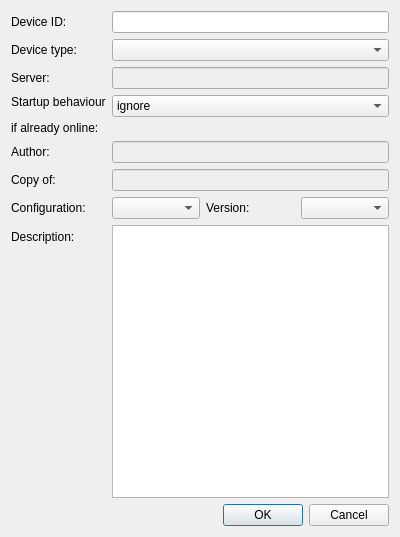
<?xml version="1.0" encoding="UTF-8"?>
<ui version="4.0">
 <class>Dialog</class>
 <widget class="QDialog" name="Dialog">
  <property name="geometry">
   <rect>
    <x>0</x>
    <y>0</y>
    <width>400</width>
    <height>537</height>
   </rect>
  </property>
  <property name="windowTitle">
   <string>Dialog</string>
  </property>
  <layout class="QVBoxLayout" name="verticalLayout">
   <item>
    <layout class="QFormLayout" name="formLayout">
     <item row="0" column="0">
      <widget class="QLabel" name="laTitle">
       <property name="text">
        <string>Device ID:</string>
       </property>
      </widget>
     </item>
     <item row="0" column="1">
      <widget class="QLineEdit" name="leTitle"/>
     </item>
     <item row="1" column="0">
      <widget class="QLabel" name="laClass">
       <property name="text">
        <string>Device type:</string>
       </property>
      </widget>
     </item>
     <item row="1" column="1">
      <widget class="QComboBox" name="cbClass"/>
     </item>
     <item row="2" column="0">
      <widget class="QLabel" name="laServerId">
       <property name="text">
        <string>Server:</string>
       </property>
      </widget>
     </item>
     <item row="2" column="1">
      <widget class="QLineEdit" name="leServerId">
       <property name="enabled">
        <bool>false</bool>
       </property>
      </widget>
     </item>
     <item row="3" column="0">
      <widget class="QLabel" name="laIfExists">
       <property name="text">
        <string>&lt;html&gt;&lt;head/&gt;&lt;body&gt;&lt;p&gt;Startup behaviour&lt;/p&gt;&lt;p&gt;if already online:&lt;/p&gt;&lt;/body&gt;&lt;/html&gt;</string>
       </property>
      </widget>
     </item>
     <item row="3" column="1">
      <widget class="QComboBox" name="cbIfExists">
       <item>
        <property name="text">
         <string>ignore</string>
        </property>
       </item>
       <item>
        <property name="text">
         <string>restart</string>
        </property>
       </item>
      </widget>
     </item>
     <item row="4" column="0">
      <widget class="QLabel" name="laAuthor">
       <property name="text">
        <string>Author:</string>
       </property>
      </widget>
     </item>
     <item row="4" column="1">
      <widget class="QLineEdit" name="leAuthor">
       <property name="enabled">
        <bool>false</bool>
       </property>
      </widget>
     </item>
     <item row="5" column="0">
      <widget class="QLabel" name="laCopyOf">
       <property name="text">
        <string>Copy of:</string>
       </property>
      </widget>
     </item>
     <item row="5" column="1">
      <widget class="QLineEdit" name="leCopyOf">
       <property name="enabled">
        <bool>false</bool>
       </property>
      </widget>
     </item>
     <item row="6" column="0">
      <widget class="QLabel" name="laConfig">
       <property name="text">
        <string>Configuration:</string>
       </property>
      </widget>
     </item>
     <item row="6" column="1">
      <layout class="QHBoxLayout" name="horizontalLayout">
       <item>
        <widget class="QComboBox" name="cbConfig"/>
       </item>
       <item>
        <widget class="QLabel" name="laVersion">
         <property name="text">
          <string>Version:</string>
         </property>
        </widget>
       </item>
       <item>
        <widget class="QComboBox" name="cbVersion"/>
       </item>
      </layout>
     </item>
     <item row="7" column="0">
      <widget class="QLabel" name="laDescription">
       <property name="text">
        <string>Description:</string>
       </property>
      </widget>
     </item>
     <item row="7" column="1">
      <widget class="QTextEdit" name="teDescription"/>
     </item>
    </layout>
   </item>
   <item>
    <widget class="QDialogButtonBox" name="buttonBox">
     <property name="orientation">
      <enum>Qt::Horizontal</enum>
     </property>
     <property name="standardButtons">
      <set>QDialogButtonBox::Cancel|QDialogButtonBox::Ok</set>
     </property>
    </widget>
   </item>
  </layout>
 </widget>
 <resources/>
 <connections>
  <connection>
   <sender>buttonBox</sender>
   <signal>accepted()</signal>
   <receiver>Dialog</receiver>
   <slot>accept()</slot>
   <hints>
    <hint type="sourcelabel">
     <x>248</x>
     <y>254</y>
    </hint>
    <hint type="destinationlabel">
     <x>157</x>
     <y>274</y>
    </hint>
   </hints>
  </connection>
  <connection>
   <sender>buttonBox</sender>
   <signal>rejected()</signal>
   <receiver>Dialog</receiver>
   <slot>reject()</slot>
   <hints>
    <hint type="sourcelabel">
     <x>316</x>
     <y>260</y>
    </hint>
    <hint type="destinationlabel">
     <x>286</x>
     <y>274</y>
    </hint>
   </hints>
  </connection>
 </connections>
</ui>
